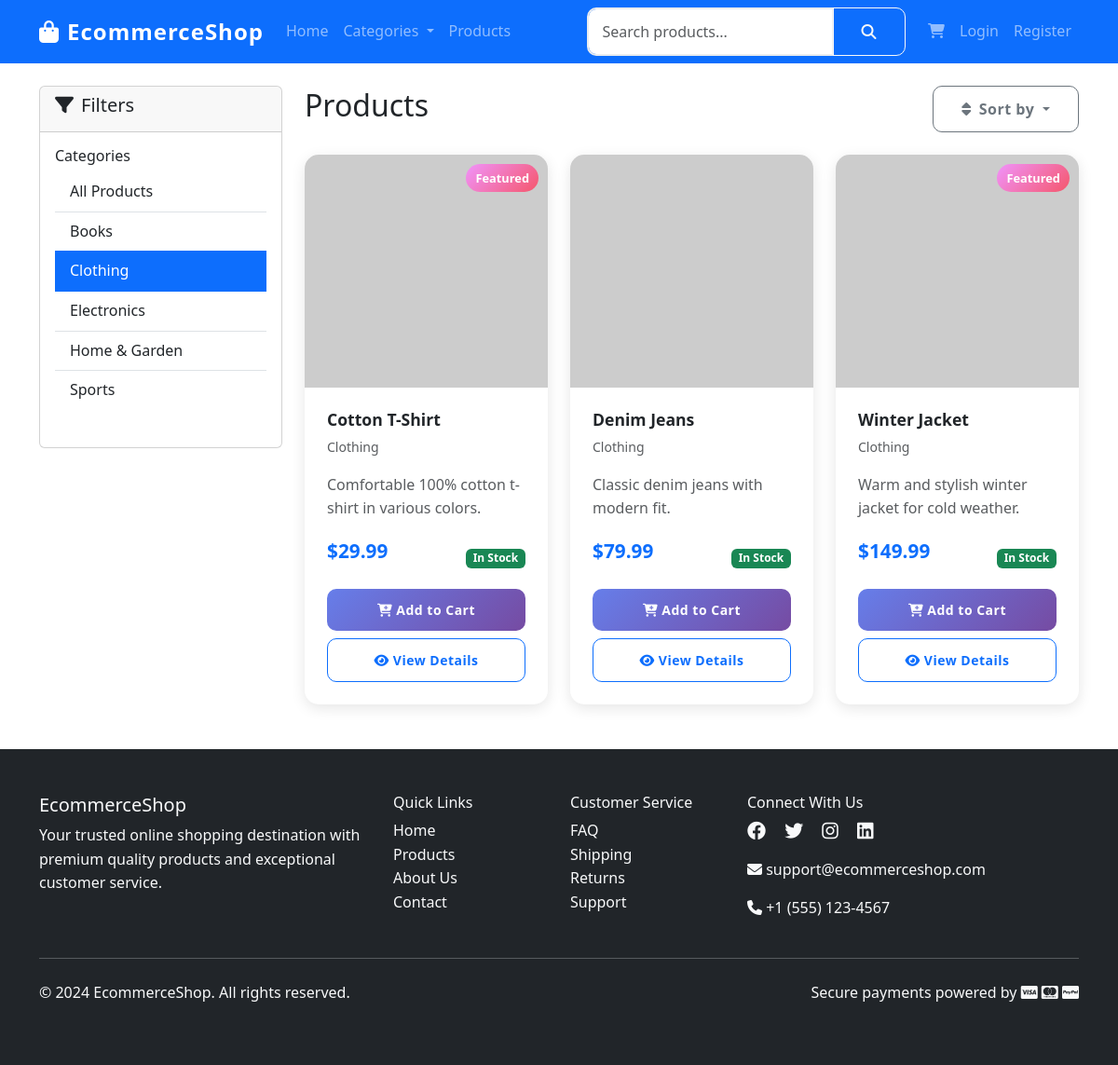
Page /products/?category=clothing on the committed database.
### products/models.py (models this page shows, shortened)
class Category(models.Model):
    name = models.CharField(max_length=100, unique=True)
    slug = models.SlugField(max_length=100, unique=True)
    description = models.TextField(blank=True)
    image = models.ImageField(upload_to='categories/', blank=True, null=True)
    created_at = models.DateTimeField(auto_now_add=True)
    updated_at = models.DateTimeField(auto_now=True)
    class Meta:
        verbose_name_plural = 'Categories'
        ordering = ['name']

class Product(models.Model):
    STOCK_STATUS_CHOICES = [
        ('in_stock', 'In Stock'),
        ('out_of_stock', 'Out of Stock'),
        ('discontinued', 'Discontinued'),
    ]
    name = models.CharField(max_length=200)
    slug = models.SlugField(max_length=200, unique=True)
    description = models.TextField()
    price = models.DecimalField(max_digits=10, decimal_places=2)
    image = models.ImageField(upload_to='products/', blank=True, null=True)
    category = models.ForeignKey(Category, on_delete=models.CASCADE, related_name='products')
    stock = models.PositiveIntegerField(default=0)
    stock_status = models.CharField(max_length=20, choices=STOCK_STATUS_CHOICES, default='in_stock')
    is_active = models.BooleanField(default=True)
    featured = models.BooleanField(default=False)
    created_at = models.DateTimeField(auto_now_add=True)
    updated_at = models.DateTimeField(auto_now=True)
    class Meta:
        ordering = ['-created_at']
        indexes = [
            models.Index(fields=['slug']),
            models.Index(fields=['category']),
            models.Index(fields=['featured']),
        ]
    @property
    def is_in_stock(self):
        return self.stock > 0 and self.stock_status == 'in_stock'

### products/views.py (the view)
# urls.py: path('', views.product_list, name='product_list'),
def product_list(request):
    products = Product.objects.filter(is_active=True).select_related('category')
    categories = Category.objects.all()
    search_query = request.GET.get('search', '')
    if search_query:
        products = products.filter(
            Q(name__icontains=search_query) |
            Q(description__icontains=search_query) |
            Q(category__name__icontains=search_query)
        )
    category_slug = request.GET.get('category')
    if category_slug:
        category = get_object_or_404(Category, slug=category_slug)
        products = products.filter(category=category)
    sort_by = request.GET.get('sort', 'name')
    if sort_by == 'price_low':
        products = products.order_by('price')
    elif sort_by == 'price_high':
        products = products.order_by('-price')
    elif sort_by == 'newest':
        products = products.order_by('-created_at')
    else:
        products = products.order_by('name')
    paginator = Paginator(products, 12)  # Show 12 products per page
    page_number = request.GET.get('page')
    page_obj = paginator.get_page(page_number)
    context = {
        'page_obj': page_obj,
        'categories': categories,
        'search_query': search_query,
        'current_category': category_slug,
        'current_sort': sort_by,
    }
    return render(request, 'products/product_list.html', context)

### cart/context_processors.py (called while the page is built)
def cart_context(request):
    cart = None
    total_items = 0
    total_price = 0
    if request.user.is_authenticated:
        try:
            cart = Cart.objects.get(user=request.user)
            total_items = cart.total_items
            total_price = cart.total_price
        except Cart.DoesNotExist:
            pass
    else:
        if request.session.session_key:
            try:
                cart = Cart.objects.get(session_key=request.session.session_key)
                total_items = cart.total_items
                total_price = cart.total_price
            except Cart.DoesNotExist:
                pass
    return {
        'cart': cart,
        'cart_total_items': total_items,
        'cart_total_price': total_price,
    }

### templates/products/product_list.html (shortened to what this page needs)
{% extends 'base.html' %}
{% load static %}
{% block content %}
<div class="container mt-4">
    <div class="row">
        <div class="col-lg-3">
            <div class="card">
                <div class="card-header">
                    <h5><i class="fas fa-filter me-2"></i>Filters</h5>
                </div>
                <div class="card-body">
                    <div class="mb-4">
                        <h6>Categories</h6>
                        <div class="list-group list-group-flush">
                            <a href="{% url 'products:product_list' %}"
                               class="list-group-item list-group-item-action {% if not current_category %}active{% endif %}">
                                All Products
                            </a>
                            {% for category in categories %}
                            <a href="{% url 'products:product_list' %}?category={{ category.slug }}"
                               class="list-group-item list-group-item-action {% if current_category == category.slug %}active{% endif %}">
                                {{ category.name }}
                            </a>
                            {% endfor %}
                        </div>
                    </div>
                </div>
            </div>
        </div>
        <div class="col-lg-9">
            <div class="d-flex justify-content-between align-items-center mb-4">
                <div>
                    <h2>Products</h2>
                </div>
                <div class="dropdown">
                    <button class="btn btn-outline-secondary dropdown-toggle" type="button" data-bs-toggle="dropdown">
                        <i class="fas fa-sort me-2"></i>Sort by
                    </button>
                </div>
            </div>
            <div class="row g-4">
                {% for product in page_obj %}
                <div class="col-md-6 col-lg-4">
                    <div class="card product-card h-100">
                        <div class="product-image">
                            <img src="{% if product.image %}{{ product.image.url }}{% else %}https://via.placeholder.com/300x250/f8f9fa/6c757d?text={{ product.name }}{% endif %}"
                                 alt="{{ product.name }}" class="card-img-top">
                            {% if product.featured %}
                            <span class="product-badge">Featured</span>
                            {% endif %}
                        </div>
                        <div class="card-body product-info d-flex flex-column">
                            <h5 class="product-title">{{ product.name }}</h5>
                            <p class="text-muted small">{{ product.category.name }}</p>
                            <p class="text-muted flex-grow-1">{{ product.description|truncatewords:15 }}</p>
                            <div class="mt-auto">
                                <div class="d-flex justify-content-between align-items-center mb-2">
                                    <span class="product-price">${{ product.price }}</span>
                                    {% if product.is_in_stock %}
                                        <span class="badge bg-success">In Stock</span>
                                    {% else %}
                                        <span class="badge bg-danger">Out of Stock</span>
                                    {% endif %}
                                </div>
                                <div class="d-grid gap-2">
                                    {% if product.is_in_stock %}
                                        <button class="btn btn-primary btn-sm" onclick="addToCart({{ product.id }})">
                                            <i class="fas fa-cart-plus"></i> Add to Cart
                                        </button>
                                    {% else %}
                                        <button class="btn btn-secondary btn-sm" disabled>
                                            <i class="fas fa-times"></i> Out of Stock
                                        </button>
                                    {% endif %}
                                    <a href="{% url 'products:product_detail' product.slug %}" class="btn btn-outline-primary btn-sm">
                                        <i class="fas fa-eye"></i> View Details
                                    </a>
                                </div>
                            </div>
                        </div>
                    </div>
                </div>
                {% endfor %}
            </div>
        </div>
    </div>
</div>
{% endblock %}

### static/css/style.css (style rules this page uses)
:root { --primary-color: #0d6efd; --secondary-color: #6c757d; --success-color: #198754; --danger-color: #dc3545; --warning-color: #ffc107; --info-color: #0dcaf0; --light-color: #f8f9fa; --dark-color: #212529; --gradient-primary: linear-gradient(135deg, #667eea 0%, #764ba2 100%); --gradient-secondary: linear-gradient(135deg, #f093fb 0%, #f5576c 100%); }
body { font-family: 'Segoe UI', Tahoma, Geneva, Verdana, sans-serif; line-height: 1.6; }
.btn-primary { background: var(--gradient-primary); border: none; transition: all 0.3s ease; }
.product-card { border: none; border-radius: 15px; overflow: hidden; transition: all 0.3s ease; box-shadow: 0 4px 15px rgba(0, 0, 0, 0.1); height: 100%; }
.product-image { height: 250px; overflow: hidden; position: relative; }
.product-image img { width: 100%; height: 100%; object-fit: cover; transition: transform 0.3s ease; }
.product-info { padding: 1.5rem; }
.product-title { font-size: 1.1rem; font-weight: 600; margin-bottom: 0.5rem; color: var(--dark-color); }
.product-price { font-size: 1.3rem; font-weight: 700; color: var(--primary-color); margin-bottom: 1rem; }
.product-badge { position: absolute; top: 10px; right: 10px; background: var(--gradient-secondary); color: white; padding: 5px 10px; border-radius: 20px; font-size: 0.8rem; font-weight: 600; }
.btn { border-radius: 10px; padding: 12px 30px; font-weight: 600; letter-spacing: 0.5px; transition: all 0.3s ease; }

### rows in the picture
Category: name "Books"
Category: name "Clothing"
Category: name "Electronics"
Category: name "Home & Garden"
Category: name "Sports"
Product: featured "Featured", name "Cotton T-Shirt", category.name "Clothing", description "Comfortable 100% cotton t-shirt in various colors.", price "29.99", stock "In Stock"
Product: name "Denim Jeans", category.name "Clothing", description "Classic denim jeans with modern fit.", price "79.99", stock "In Stock"
Product: featured "Featured", name "Winter Jacket", category.name "Clothing", description "Warm and stylish winter jacket for cold weather.", price "149.99", stock "In Stock"
